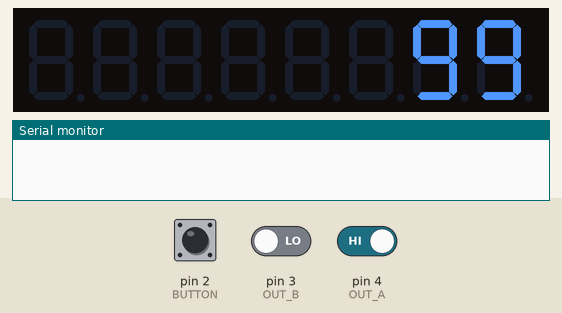
This sketch was run on a simulated Arduino Uno, built with avr-gcc and run on an emulated ATmega328P. Parts: 8-digit seven-segment display, the last lines printed to the serial monitor. Wiring (inferred from the names in the program): TM1638 display and keys: STB pin 7; clock pin 6; DIO pin 5. The test bench sets the inputs (shaded band); at power-on: pin 2 (BUTTON) LOW, pin 4 (OUT_A) HIGH, pin 3 (OUT_B) LOW.

Above: at 1.2 s.
1.3 s: pin 2 (BUTTON) pulled HIGH for 0.15 s
At 1.4 s:
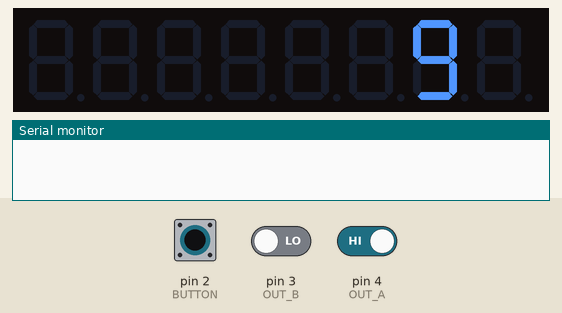
2.0 s: pin 4 (OUT_A) driven LOW
At 2.2 s:
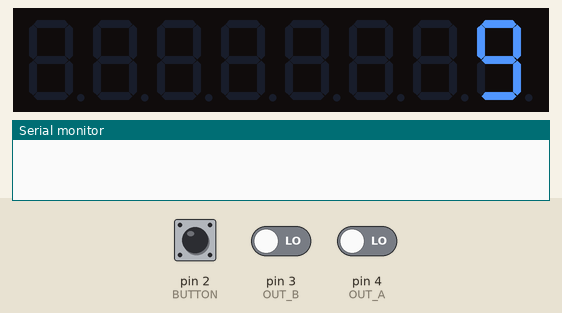
3.6 s: pin 2 (BUTTON) pulsed HIGH 2 times (0.12 s each, 0.3 s apart)
At 5.4 s:
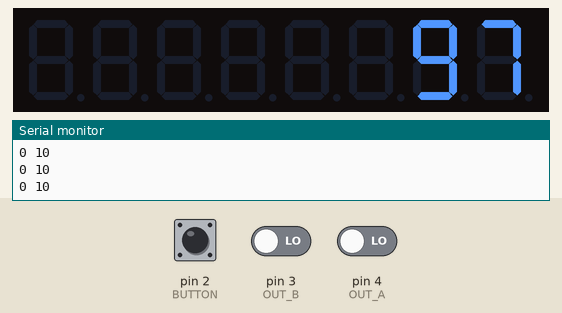
Timing chart, 0 to 6.9 s (numbered marks = the images above; inputs shaded):
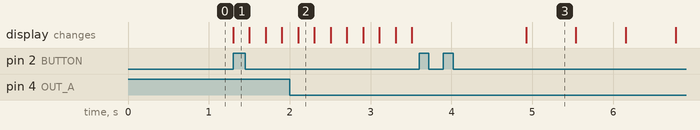

The sketch:

BombCounter.ino
```cpp
// ##############################################################################################
//          Define section
// ##############################################################################################
#ifndef CODE
#define CODE    (uint32_t) 999999  // Initial value
#endif

#ifndef COUNT
#define COUNT   (byte)  2         // Amount of used segments
#endif

// PINs definition
#define STROBE  7
#define CLOCK   6
#define DATA    5
#define OUT_A   4
#define OUT_B   3
#define BUTTON  2

// Left-most segment location
#define SEGMENT 0xce

// LED digits
#define DIGIT_1 0x06
#define DIGIT_2 0x5b
#define DIGIT_3 0x4f
#define DIGIT_4 0x66
#define DIGIT_5 0x6d
#define DIGIT_6 0x7d
#define DIGIT_7 0x07
#define DIGIT_8 0x7f
#define DIGIT_9 0x6f
#define DIGIT_0 0x3f
#define BLANK   0x00

#define MAX             (uint32_t) (power(10, count) - 1) // Maximal value that can be displayed

// State flags definition
#define STATE_COUNTDOWN (byte) 1   // Countdown has started
#define STATE_END       (byte) 2   // Countdown has ended
#define STATE_BLINK     (byte) 4   // Bit used for determining if digit should be visible
#define STATE_EDIT      (byte) 8   // Edit mode
#define STATE_SEGMENT   (byte) 16  // Segment edit mode

#define BLINK_TIME      (int32_t) 200        // Number determining blink duration
#define MAX_SPEED       (int32_t) MAX / 6   // Amount of ticks from MAX to 0 in 60s (used in countdown)
#define MIN_SPEED       (int32_t) 10        // Second boundary 1 tick per second    (used in countdown)

#define LONG_PRESS_TIME 500       // Number of milliseconds for long encoder press

// ##############################################################################################
//          Global variables section
// ##############################################################################################

byte rotation_state;    // Encoder rotation state
byte button_state;      // Encoder button state
byte state;             // Counter state (see STATE_* flags above)
byte selected_segment;  // Which digit is currently selected, default is 0
byte count;             // Amount of used LED segments

byte decimal;
uint32_t number;      // Number to display (first digit is treated as first decimal digit)
uint32_t blink_time;
uint32_t prev_time;   // Variable to save previous time, used for debouncing

byte position;

int16_t step_decimal;
int32_t step;         // Step at which counter will decrement / "Speed"

// ##############################################################################################
//          Utility functions section
// ##############################################################################################

uint32_t power(uint8_t base, uint8_t exponent) {
  uint32_t ret_val = 1;
  while (exponent) {
    ret_val *= 10;
    exponent--;
  }
  return ret_val;
}

// Mode setting function
void sendCommand(byte value)
{
  digitalWrite(STROBE, LOW);
  shiftOut(DATA, CLOCK, LSBFIRST, value); // Send 8-bit mode
  digitalWrite(STROBE, HIGH);
}

// Reset whole LED display
void reset()
{
  sendCommand(0x40);                        // Set auto-increment mode
  digitalWrite(STROBE, LOW);
  shiftOut(DATA, CLOCK, LSBFIRST, SEGMENT); // Set starting address to 0

  for (byte i = 0; i < 16; i++)             // 8 LED segments + 8 LED diods
    shiftOut(DATA, CLOCK, LSBFIRST, BLANK); // Clear

  digitalWrite(STROBE, HIGH);
}

// Set digit on given LED segment
void setLED(byte position, byte data, byte state)
{
  byte visible = (state & STATE_BLINK) ? 0x00 : 0xff;       // Determine if digit should be visible (used for blinking)

  sendCommand(0x44);
  digitalWrite(STROBE, LOW);
  shiftOut(DATA, CLOCK, LSBFIRST, SEGMENT - position * 2);  // Select which LED should display digit
  shiftOut(DATA, CLOCK, LSBFIRST, data & visible);          // Send digit to display
  digitalWrite(STROBE, HIGH);
}

// Display integer number on LED display
void displayNumber(uint32_t number, byte state)
{
  uint32_t currentNumber = number;
  // Display maximal COUNT of digits of a number
  for (byte i = 0; i < count; i++) {
    setLED(i, getDigit(currentNumber % 10), state);
    currentNumber /= 10; // Move to another digit
  }

}

// Return encoded digit for LED segment
byte getDigit(byte number) {
  switch (number) {
    case 0: return DIGIT_0;
    case 1: return DIGIT_1;
    case 2: return DIGIT_2;
    case 3: return DIGIT_3;
    case 4: return DIGIT_4;
    case 5: return DIGIT_5;
    case 6: return DIGIT_6;
    case 7: return DIGIT_7;
    case 8: return DIGIT_8;
    case 9: return DIGIT_9;
    default: return BLANK;
  }
}

void countdown()
{
  uint32_t current_time = millis();
  // Debounce decrementing
  if ((number > step) && current_time - prev_time > (100 - count / 2))
  {
    decimal -= step_decimal;
    number -= step + decimal / 100;
    if (decimal > 100)
      decimal = 100 - decimal % 100;
    prev_time = current_time;
  }
  else if (number <= step) {
    number = 0;
    decimal = 0;
    state ^= STATE_COUNTDOWN; // Toggle countdown flag
    state |= STATE_END;       // Enable end flag
  }
}

void blink()
{
  uint32_t current_time = millis();

  // Debounce blink
  if (current_time - blink_time > BLINK_TIME)
  {
    blink_time = current_time;
    state ^= STATE_BLINK; // Toggle digit visibility
  }
}

// Button event handling
void handleButton()
{
  // TODO split into smaller functions
  byte current_state = digitalRead(BUTTON);
  bool key_up = (button_state == LOW) && (current_state == HIGH);
  bool key_not_pressed = (button_state == HIGH) && (current_state == HIGH);
  button_state = current_state;

  uint32_t press_start = millis();
  if (!(state & STATE_COUNTDOWN) && !(state & STATE_END)) {
    if (key_not_pressed)
      prev_time = press_start;

    if (key_up && (press_start - prev_time >= LONG_PRESS_TIME)) {
      state ^= STATE_EDIT;                                 // toggle edit mode
      if (state & STATE_SEGMENT) state ^= STATE_SEGMENT;
      if (state & STATE_BLINK) state ^= STATE_BLINK;
      selected_segment = 0;
      return;
    }
  }

  if (key_up)
  {
    if (state & STATE_EDIT) {
      //when in edit mode
      state ^= STATE_SEGMENT;
    }
    else if (state & STATE_END) {
      state = 0;      // Reset all flags
      step = MIN_SPEED / 100;
      step_decimal = MIN_SPEED % 100;
      number = CODE;  // Restart counter
      decimal = 0;
    } else {
      state ^= STATE_COUNTDOWN; // Toggle countdown
    }
  }
}

// Encoder rotation event handling
void handleRotation() {
  byte output_a = digitalRead(OUT_A);
  byte rotating = 0; // 0 - no rotation

  // Disable rotation if counter has ended
  if (!(state & STATE_END)) {
    if (output_a == LOW && rotation_state == HIGH) {
      if (digitalRead(OUT_B) != output_a) {
        rotating = 1; // 1 - clockwise rotation
      } else {
        rotating = 2; // 2 - counter-clockwise rotation
      }
    }

    // If countdown is on, enable counting speed increasing/reducing
    if (state & STATE_COUNTDOWN) {
      // If there is MAX_SPEED boundary, enable to manipulate speed
      if (MAX_SPEED >= MIN_SPEED) {
        if (rotating == 1 && position < 10)
          position += 1;
        if (rotating == 2 && position > 0)
          position -= 1;

        step = MIN_SPEED / 100 + (position * (MAX_SPEED - MIN_SPEED)) / 100;
        step_decimal = MIN_SPEED % 100 + (position * (MAX_SPEED - MIN_SPEED)) % 100;
        Serial.print(step);
        Serial.print(' ');
        Serial.println(step_decimal);
      }
    } else if (state & STATE_EDIT) {
      uint32_t ten_power = (uint32_t) power(10, selected_segment);
      byte digit = (number % (ten_power * 10)) / ten_power;

      if (state & STATE_SEGMENT) {
        // segment editing
        uint32_t left_part = number / (ten_power * 10);
        uint32_t right_part = number % (ten_power);
        if (rotating == 1)
        {
          if (digit == 0) digit = 9;
          else digit--;
        }
        else if (rotating == 2)
        {
          if (digit == 9) digit = 0;
          else digit++;
        }
        number = ((left_part * 10 + digit) * ten_power) + right_part;
      } else {
        // segment selection
        if (rotating != 0) {
          if (state & STATE_BLINK) setLED(selected_segment, getDigit(digit), state ^ STATE_BLINK);
        }
        if (rotating == 1) {
          if (selected_segment == count - 1) selected_segment = 0;
          else selected_segment++;
        }
        else if (rotating == 2) {
          if (selected_segment == 0) selected_segment = count - 1;
          else selected_segment--;
        }
      }
      setLED(selected_segment, getDigit(digit), state);
    }
    rotation_state = output_a;
  }
}

// ##############################################################################################
//          Arduino main section
// ##############################################################################################

void setup()
{
  Serial.begin(9600); // Debugging

  // PINs setting-up
  pinMode(STROBE, OUTPUT);
  pinMode(CLOCK, OUTPUT);
  pinMode(DATA, OUTPUT);

  pinMode(OUT_A, INPUT);
  pinMode(OUT_B, INPUT);
  pinMode(BUTTON, INPUT);

  // If initial value is bigger, set down to maximal
  if (COUNT > 8)
    count = 8;
  else
    count = COUNT;

  if (CODE > MAX)
    number = MAX;
  else
    number = CODE;
  decimal = 100;

  sendCommand(0x8f);  // Activate and set brightness to max
  reset();            // Reset whole display

  // Initialize global variables
  rotation_state = digitalRead(OUT_A);
  button_state = HIGH;
  step = MIN_SPEED / 100;
  step_decimal = MIN_SPEED % 100;
  prev_time = millis();
  blink_time = millis();
  displayNumber(number, state);
  position = 0;
}

void loop()
{
  handleButton();   // Handle encoder pressing events
  handleRotation(); // Handle encoder rotation events

  if (state & STATE_EDIT) {
    uint32_t current_time = millis();
    if (current_time - blink_time > BLINK_TIME)
    {
      blink_time = current_time;
      state ^= STATE_BLINK; // Toggle digit visibility
    }
  } else {
    displayNumber(number, state); // Display number without first decimal place digit
  }
  if (state & STATE_COUNTDOWN) countdown();
  if (state & STATE_END) blink();
}
```

Measured:
- after the input at 1.3 s, the display: changes at once (image 1)
- after the input at 2.0 s, the display: changes after 0.10 s (image 2)
- after the input at 3.6 s, the display: changes after 1.3 s (image 3)
- what the display in image 3 shows lasts 0.6 s, from 4.9 s to 5.5 s
